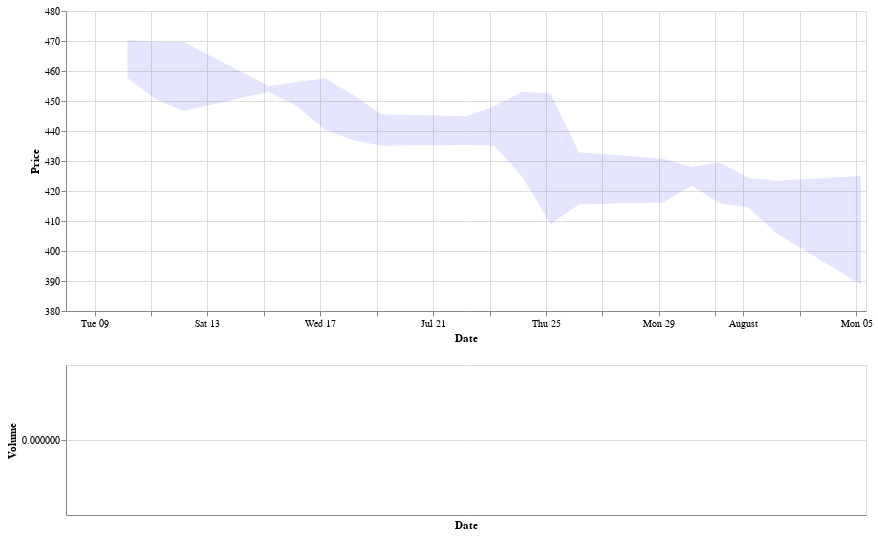

Notebook code cell kept with this figure:
### Code cell
#candlestick

import altair as alt
bind = alt.selection_interval(bind='scales') 

# Candlestick chart
base=alt.Chart(df).encode(
    x = alt.X('Dates:T', 
              axis=alt.Axis(title='Date')
    ),
    color=alt.condition(
        'datum.open <= datum.close',
        alt.value(c1), 
        alt.value(c2)
        )
    )
rule=base.mark_rule().encode(
    y = alt.Y(
        'Low:Q', 
        title='Price', 
        scale = alt.Scale(zero=False)
    ),
    y2 = alt.Y2('High:Q')
    )
bar=base.mark_bar(width=4).encode(
    y = alt.Y('Open:Q'),
    y2 = alt.Y2('Close:Q'),
    tooltip = ['Date','Open','High','Low','Close']
    ).properties(width=800,height=300)

# Adding technical analysis
sma = base.mark_line().encode(y = alt.Y('SMA:Q'), tooltip=['Date','SMA'],
                              color=alt.value(c3))
blh = base.mark_line().encode(y = alt.Y('BLH:Q'), tooltip=['Date','BLH'],
                              color=alt.value(c3))
bll = base.mark_line().encode(y = alt.Y('BLL:Q'), tooltip=['Date','BLL'],
                              color=alt.value(c3))
fill = base.mark_area(fillOpacity=0.1).encode(x='Date:T', y='BLL:Q', y2='BLH:Q',
                                              color=alt.value(c3))

candlestick = sma + blh + bll + fill + rule + bar
candlestick_b = candlestick.add_selection(bind)

# volume bars
volume = base.mark_bar(width=4).encode(
    y = alt.Y('Volume:Q'),
    tooltip = ['Volume']
    ).properties(width=800, height=150)
volume_b = volume.add_selection(bind)

combine = candlestick_b & volume_b
#combine.save('c_stick.png')       #<< for saving
combine

### Figure 1 — Vega-Lite specification as saved in the notebook (floating-point values rounded to 4 significant figures)
{"config": {"view": {"continuousWidth": 300, "continuousHeight": 300}}, "vconcat": [{"layer": [{"mark": {"type": "line"}, "encoding": {"color": {"value": "blue"}, "tooltip": [{"field": "Date", "type": "nominal"}, {"field": "SMA", "type": "quantitative"}], "x": {"axis": {"title": "Date"}, "field": "Dates", "type": "temporal"}, "y": {"field": "SMA", "type": "quantitative"}}, "name": "view_10"}, {"mark": {"type": "line"}, "encoding": {"color": {"value": "blue"}, "tooltip": [{"field": "Date", "type": "nominal"}, {"field": "BLH", "type": "quantitative"}], "x": {"axis": {"title": "Date"}, "field": "Dates", "type": "temporal"}, "y": {"field": "BLH", "type": "quantitative"}}}, {"mark": {"type": "line"}, "encoding": {"color": {"value": "blue"}, "tooltip": [{"field": "Date", "type": "nominal"}, {"field": "BLL", "type": "quantitative"}], "x": {"axis": {"title": "Date"}, "field": "Dates", "type": "temporal"}, "y": {"field": "BLL", "type": "quantitative"}}}, {"mark": {"type": "area", "fillOpacity": 0.1}, "encoding": {"color": {"value": "blue"}, "x": {"field": "Date", "type": "temporal"}, "y": {"field": "BLL", "type": "quantitative"}, "y2": {"field": "BLH"}}}, {"mark": {"type": "rule"}, "encoding": {"color": {"condition": {"test": "datum.open <= datum.close", "value": "green"}, "value": "red"}, "x": {"axis": {"title": "Date"}, "field": "Dates", "type": "temporal"}, "y": {"field": "Low", "scale": {"zero": false}, "title": "Price", "type": "quantitative"}, "y2": {"field": "High"}}}, {"mark": {"type": "bar", "width": 4}, "encoding": {"color": {"condition": {"test": "datum.open <= datum.close", "value": "green"}, "value": "red"}, "tooltip": [{"field": "Date", "type": "nominal"}, {"field": "Open", "type": "quantitative"}, {"field": "High", "type": "quantitative"}, {"field": "Low", "type": "quantitative"}, {"field": "Close", "type": "quantitative"}], "x": {"axis": {"title": "Date"}, "field": "Dates", "type": "temporal"}, "y": {"field": "Open", "type": "quantitative"}, "y2": {"field": "Close"}}}], "height": 300, "width": 800}, {"mark": {"type": "bar", "width": 4}, "encoding": {"color": {"condition": {"test": "datum.open <= datum.close", "value": "green"}, "value": "red"}, "tooltip": [{"field": "Volume", "type": "quantitative"}], "x": {"axis": {"title": "Date"}, "field": "Dates", "type": "temporal"}, "y": {"field": "Volume", "type": "quantitative"}}, "height": 150, "name": "view_11", "width": 800}], "data": {"name": "data-8f646136e0826bdfed621e2b1f5897d5"}, "params": [{"name": "param_8", "select": {"type": "interval"}, "bind": "scales", "views": ["view_10", "view_11"]}], "$schema": "https://vega.github.io/schema/vega-lite/v5.17.0.json", "datasets": {"data-8f646136e0826bdfed621e2b1f5897d5": [{"Date": "2024-07-08 00:00:00-04:00", "Open": 466.5, "High": 467.7, "Low": 464.5, "Close": 466.2, "Volume": 12962300, "Dividends": 0.0, "Stock Splits                                                                                    ": 0.0, "colors": "red", "SMA": null, "BLH": null, "BLL": null}, {"Date": "2024-07-09 00:00:00-04:00", "Open": 467.0, "High": 467.3, "Low": 458.0, "Close": 459.5, "Volume": 17207200, "Dividends": 0.0, "Stock Splits                                                                                    ": 0.0, "colors": "red", "SMA": null, "BLH": null, "BLL": null}, {"Date": "2024-07-10 00:00:00-04:00", "Open": 461.2, "High": 466.5, "Low": 458.9, "Close": 466.2, "Volume": 18196100, "Dividends": 0.0, "Stock Splits                                                                                    ": 0.0, "colors": "green", "SMA": 464.0, "BLH": 470.3, "BLL": 457.7}, {"Date": "2024-07-11 00:00:00-04:00", "Open": 463.0, "High": 464.8, "Low": 451.5, "Close": 454.7, "Volume": 23111200, "Dividends": 0.0, "Stock Splits                                                                                    ": 0.0, "colors": "red", "SMA": 460.2, "BLH": 469.6, "BLL": 450.7}, {"Date": "2024-07-12 00:00:00-04:00", "Open": 454.3, "High": 456.4, "Low": 450.6, "Close": 453.5, "Volume": 16324300, "Dividends": 0.0, "Stock Splits                                                                                    ": 0.0, "colors": "red", "SMA": 458.2, "BLH": 469.6, "BLL": 446.7}, {"Date": "2024-07-15 00:00:00-04:00", "Open": 453.3, "High": 457.3, "Low": 451.4, "Close": 454.0, "Volume": 14429400, "Dividends": 0.0, "Stock Splits                                                                                    ": 0.0, "colors": "green", "SMA": 454.1, "BLH": 455.0, "BLL": 453.1}, {"Date": "2024-07-16 00:00:00-04:00", "Open": 454.2, "High": 454.3, "Low": 446.7, "Close": 449.5, "Volume": 17175700, "Dividends": 0.0, "Stock Splits                                                                                    ": 0.0, "colors": "red", "SMA": 452.3, "BLH": 456.4, "BLL": 448.3}, {"Date": "2024-07-17 00:00:00-04:00", "Open": 442.6, "High": 444.9, "Low": 439.2, "Close": 443.5, "Volume": 21778000, "Dividends": 0.0, "Stock Splits                                                                                    ": 0.0, "colors": "green", "SMA": 449.0, "BLH": 457.6, "BLL": 440.4}, {"Date": "2024-07-18 00:00:00-04:00", "Open": 444.3, "High": 444.6, "Low": 434.4, "Close": 440.4, "Volume": 20794800, "Dividends": 0.0, "Stock Splits                                                                                    ": 0.0, "colors": "red", "SMA": 444.5, "BLH": 452.1, "BLL": 436.9}, {"Date": "2024-07-19 00:00:00-04:00", "Open": 433.1, "High": 441.1, "Low": 432.0, "Close": 437.1, "Volume": 20940400, "Dividends": 0.0, "Stock Splits                                                                                    ": 0.0, "colors": "green", "SMA": 440.3, "BLH": 445.6, "BLL": 435.1}, {"Date": "2024-07-22 00:00:00-04:00", "Open": 441.8, "High": 444.6, "Low": 438.9, "Close": 442.9, "Volume": 15808800, "Dividends": 0.0, "Stock Splits                                                                                    ": 0.0, "colors": "green", "SMA": 440.1, "BLH": 444.9, "BLL": 435.4}, {"Date": "2024-07-23 00:00:00-04:00", "Open": 443.9, "High": 448.4, "Low": 443.1, "Close": 444.9, "Volume": 13107100, "Dividends": 0.0, "Stock Splits                                                                                    ": 0.0, "colors": "green", "SMA": 441.6, "BLH": 448.2, "BLL": 435.0}, {"Date": "2024-07-24 00:00:00-04:00", "Open": 440.5, "High": 441.5, "Low": 427.6, "Close": 428.9, "Volume": 26805800, "Dividends": 0.0, "Stock Splits                                                                                    ": 0.0, "colors": "red", "SMA": 438.9, "BLH": 453.1, "BLL": 424.7}, {"Date": "2024-07-25 00:00:00-04:00", "Open": 428.8, "High": 429.8, "Low": 417.5, "Close": 418.4, "Volume": 29943800, "Dividends": 0.0, "Stock Splits                                                                                    ": 0.0, "colors": "red", "SMA": 430.7, "BLH": 452.5, "BLL": 409.0}, {"Date": "2024-07-26 00:00:00-04:00", "Open": 418.2, "High": 428.9, "Low": 417.3, "Close": 425.3, "Volume": 23583800, "Dividends": 0.0, "Stock Splits                                                                                    ": 0.0, "colors": "green", "SMA": 424.2, "BLH": 432.9, "BLL": 415.5}, {"Date": "2024-07-29 00:00:00-04:00", "Open": 431.6, "High": 432.1, "Low": 424.7, "Close": 426.7, "Volume": 15125800, "Dividends": 0.0, "Stock Splits                                                                                    ": 0.0, "colors": "red", "SMA": 423.5, "BLH": 430.7, "BLL": 416.2}, {"Date": "2024-07-30 00:00:00-04:00", "Open": 427.7, "High": 429.0, "Low": 417.4, "Close": 422.9, "Volume": 32687600, "Dividends": 0.0, "Stock Splits                                                                                    ": 0.0, "colors": "red", "SMA": 425.0, "BLH": 428.1, "BLL": 421.8}, {"Date": "2024-07-31 00:00:00-04:00", "Open": 420.5, "High": 421.8, "Low": 412.2, "Close": 418.4, "Volume": 42891400, "Dividends": 0.0, "Stock Splits                                                                                    ": 0.0, "colors": "red", "SMA": 422.7, "BLH": 429.5, "BLL": 415.8}, {"Date": "2024-08-01 00:00:00-04:00", "Open": 420.8, "High": 427.5, "Low": 413.1, "Close": 417.1, "Volume": 30296400, "Dividends": 0.0, "Stock Splits                                                                                    ": 0.0, "colors": "red", "SMA": 419.5, "BLH": 424.5, "BLL": 414.5}, {"Date": "2024-08-02 00:00:00-04:00", "Open": 412.5, "High": 415.0, "Low": 404.3, "Close": 408.5, "Volume": 29399700, "Dividends": 0.0, "Stock Splits                                                                                    ": 0.0, "colors": "red", "SMA": 414.6, "BLH": 423.4, "BLL": 405.9}, {"Date": "2024-08-05 00:00:00-04:00", "Open": 388.8, "High": 401.0, "Low": 385.6, "Close": 395.1, "Volume": 39529123, "Dividends": 0.0, "Stock Splits                                                                                    ": 0.0, "colors": "green", "SMA": 406.9, "BLH": 425.0, "BLL": 388.8}]}}
